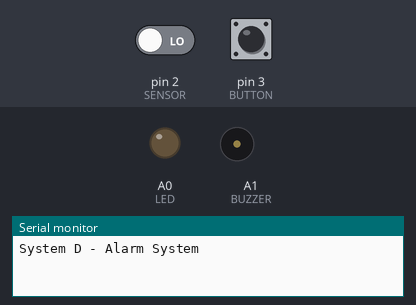
A sketch run on a simulated Arduino Uno, built with avr-gcc and run on an emulated ATmega328P. Parts: output pins drawn as LEDs (lit = HIGH), buzzer (waves = sounding), the last lines printed to the serial monitor. Dashed ring = blinking. Inputs (shaded band) come from the test bench; at power-on: pin 2 (SENSOR) LOW, pin 3 (BUTTON) LOW.

Above: at 1.2 s.
1.3 s: pin 2 (SENSOR) driven HIGH
At 1.55 s:
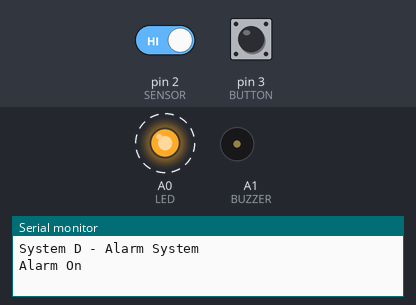
4.3 s: pin 3 (BUTTON) pulled HIGH for 0.15 s
Timing chart, 0 to 7.3 s (numbered marks = the images above; inputs shaded):
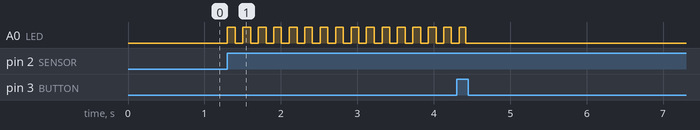

Measured:
- after the input at 1.3 s, A0 (LED): alternates HIGH for 0.10 s and LOW for 0.10 s, starting at once

The sketch:

SysD.ino
```cpp
/**
 * System D - Security System
 */
#define LED A0
#define BUZZER A1
#define BUTTON 3  // INTERRUPT PORT
#define SENSOR 2  // INTERRUPT PORT

volatile byte alarm_state = LOW;

// Timer Vars
int t0 = millis();
int t1;
volatile byte s = LOW; // LED

// Buzzer Vars
float sinVal;
int toneVal;

// Interrupt Functions Declaration
void AlarmOn();
void AlarmOff();

void setup() {
//  GPIO Setup
  pinMode(LED, OUTPUT);
  pinMode(BUZZER, OUTPUT);
  pinMode(SENSOR, INPUT);
  pinMode(BUTTON, INPUT);

//  Interrupts Setup
  attachInterrupt(digitalPinToInterrupt(SENSOR), AlarmOn, RISING);
  attachInterrupt(digitalPinToInterrupt(BUTTON), AlarmOff, RISING);

//  Serial Setup
  Serial.begin(9600);
  while(!Serial);
  Serial.println("System D - Alarm System");
}

void loop() {
  while(alarm_state == HIGH){
//    Alarm On
    for(int x = 0; x < 180; x++){
//      Intermitent LED (Using Timer)
      t1 = millis();
      if(t1 - t0 > 100){
        s = !s;
        digitalWrite(LED, s);
        t0 = t1;
      }
//      Buzzer
      sinVal = (sin(x*(3.1412/180)));
      toneVal = 1000 + (int(sinVal*2000));
      tone(BUZZER, toneVal);
      delay(1);
    }
  }

// Alarm Off
  digitalWrite(LED, LOW);
  noTone(BUZZER);
}

/*
 * Interrupt Functions Definitions
*/

// Set Alarm On
void AlarmOn(){
  if(alarm_state == LOW){
    Serial.println("Alarm On");
    alarm_state = HIGH;
  }
}

// Set Alarm Off
void AlarmOff(){
  if(alarm_state == HIGH){
    Serial.println("Alarm Off");
    alarm_state = LOW;
  }
}
```
